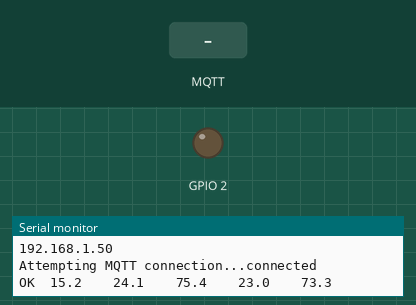
Simulated run of this sketch. Board: ESP32. Shown: output pins drawn as LEDs (lit = HIGH), the last lines printed to the serial monitor. The test bench sets the inputs (shaded band). WiFi joins after 1.5 s; servers stay silent unless stated; random numbers use the default seed unless the sketch sets one; no MQTT or app messages arrive unless stated.

Above: at 2.7 s.
2.8 s: MQTT message "0" arrives on the first subscribed topic
At 5.2 s:
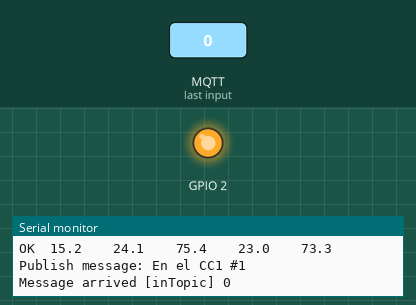
6.0 s: MQTT message "1" arrives on the first subscribed topic
At 8.7 s:
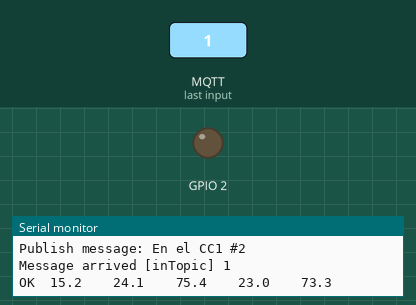
9.0 s: MQTT message "2" arrives on the first subscribed topic
At 11.0 s:
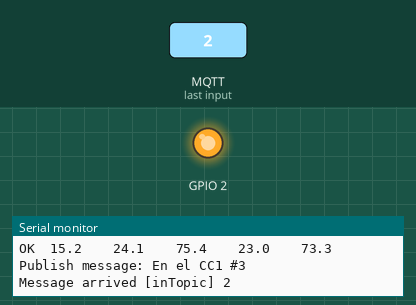
Timing chart, 0 to 12.5 s (numbered marks = the images above; inputs shaded):
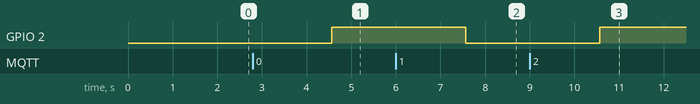

Measured:
- after the input at 2.8 s, GPIO 2: LOW → HIGH after 1.8 s
- after the input at 6.0 s, GPIO 2: HIGH → LOW after 1.6 s
- after the input at 9.0 s, GPIO 2: LOW → HIGH after 1.6 s

The sketch:

mqtt_esp8266.ino
```cpp
/*
 Basic ESP8266 MQTT example
 This sketch demonstrates the capabilities of the pubsub library in combination
 with the ESP8266 board/library.
 It connects to an MQTT server then:
  - publishes "hello world" to the topic "outTopic" every two seconds
  - subscribes to the topic "inTopic", printing out any messages
    it receives. NB - it assumes the received payloads are strings not binary
  - If the first character of the topic "inTopic" is an 1, switch ON the ESP Led,
    else switch it off
 It will reconnect to the server if the connection is lost using a blocking
 reconnect function. See the 'mqtt_reconnect_nonblocking' example for how to
 achieve the same result without blocking the main loop.
 To install the ESP8266 board, (using Arduino 1.6.4+):
  - Add the following 3rd party board manager under "File -> Preferences -> Additional Boards Manager URLs":
       http://arduino.esp8266.com/stable/package_esp8266com_index.json
  - Open the "Tools -> Board -> Board Manager" and click install for the ESP8266"
  - Select your ESP8266 in "Tools -> Board"
*/

#include <WiFi.h>
#include <PubSubClient.h>

#include "DHTesp.h"
#define DHTpin 15
DHTesp dht;
//uint0_t BUILTIN_LED =2;

// Update these with values suitable for your network.

const char* ssid = "MEGACABLE-2.4G-06A6";
const char* password = "92WBS634Jn";
const char* mqtt_server = "192.168.100.3";

WiFiClient espClient;
PubSubClient client(espClient);
unsigned long lastMsg = 0;
#define MSG_BUFFER_SIZE	(50)
char msg[MSG_BUFFER_SIZE];
int value = 0;

void setup_wifi() {

  delay(10);
  // We start by connecting to a WiFi network
  Serial.println();
  Serial.print("Connecting to ");
  Serial.println(ssid);

  WiFi.mode(WIFI_STA);
  WiFi.begin(ssid, password);

  while (WiFi.status() != WL_CONNECTED) {
    delay(500);
    Serial.print(".");
  }

  randomSeed(micros());

  Serial.println("");
  Serial.println("WiFi connected");
  Serial.println("IP address: ");
  Serial.println(WiFi.localIP());
}

void callback(char* topic, byte* payload, unsigned int length) {
  Serial.print("Message arrived [");
  Serial.print(topic);
  Serial.print("] ");
  for (int i = 0; i < length; i++) {
    Serial.print((char)payload[i]);
  }
  Serial.println();

  // Switch on the LED if an 1 was received as first character
  if ((char)payload[0] == '1') {
    digitalWrite(2, LOW);   // Turn the LED on (Note that LOW is the voltage level
    // but actually the LED is on; this is because
    // it is active low on the ESP-01)
  } else {
    digitalWrite(2, HIGH);  // Turn the LED off by making the voltage HIGH
  }

}

void reconnect() {
  // Loop until we're reconnected
  while (!client.connected()) {
    Serial.print("Attempting MQTT connection...");
    // Create a random client ID
    String clientId = "ESP8266Client-";
    clientId += String(random(0xffff), HEX);
    // Attempt to connect
    if (client.connect(clientId.c_str())) {
      Serial.println("connected");
      // Once connected, publish an announcement...
      client.publish("fei/cc1/temperatura", "temperatura");
      // ... and resubscribe
      client.subscribe("inTopic");
    } else {
      Serial.print("failed, rc=");
      Serial.print(client.state());
      Serial.println(" try again in 5 seconds");
      // Wait 5 seconds before retrying
      delay(5000);
    }
  }
}

void setup() {
  dht.setup(DHTpin, DHTesp::DHT11);

  pinMode(2, OUTPUT);     // Initialize the BUILTIN_LED pin as an output
  Serial.begin(115200);
  setup_wifi();
  client.setServer(mqtt_server, 1883);
  client.setCallback(callback);
}

void loop() {

  if (!client.connected()) {
    reconnect();
  }
  client.loop();

  delay(dht.getMinimumSamplingPeriod());

  float humedad = 15.2;//dht.getHumidity();
  float temperatura = 24.1; // dht.getTemperature();

  if (isnan(humedad) || isnan(temperatura)) {
    Serial.println("No se puede leer sensor DHT");
  }
  Serial.print( dht.getStatusString() );
  Serial.print("\t");
  Serial.print(humedad, 1);
  Serial.print("\t\t");
  Serial.print(temperatura, 1);
  Serial.print("\t\t");
  Serial.print( dht.toFahrenheit(temperatura), 1);
  Serial.print("\t\t");
  Serial.print( dht.computeHeatIndex(temperatura, humedad, false), 1);
  Serial.print("\t\t");
  Serial.println(dht.computeHeatIndex(dht.toFahrenheit(temperatura), humedad, true), 1);
  delay(2000);

  unsigned long now = millis();
  if (now - lastMsg > 2000) {
    lastMsg = now;
    ++value;
    snprintf (msg, MSG_BUFFER_SIZE, "En el CC1 #%ld", value);
    Serial.print("Publish message: ");
    Serial.println(msg);
    client.publish("fei/cc1/temperatura", dtostrf(temperatura, 6, 2, msg));
  }
}
```
